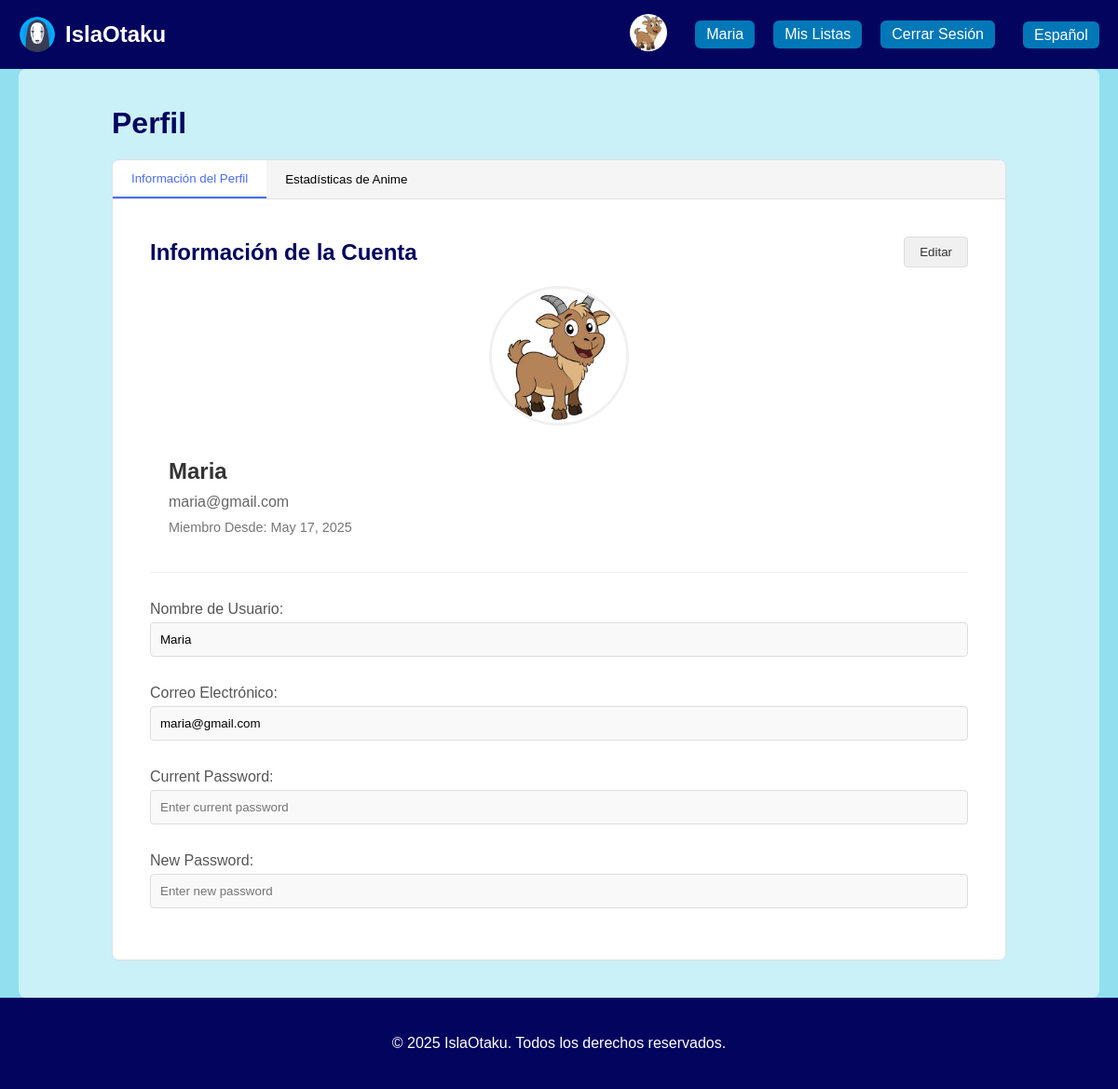
The app's page /index.php?content=profile (signed in) with its own data.
### tables this page shows
CREATE TABLE `users` (
  `user_id` int(11) NOT NULL,
  `profile_picture` varchar(255) DEFAULT NULL,
  `name` varchar(100) NOT NULL,
  `email` varchar(100) NOT NULL,
  `password` varchar(100) NOT NULL,
  `registration_date` timestamp NOT NULL DEFAULT current_timestamp(),
  `role` enum('user','admin') NOT NULL DEFAULT 'user'
);

### controllers/userController.php (called while the page is built, shortened)
<?php
require_once(__DIR__ . '/../config/Database.php');
require_once(__DIR__ . '/../models/UserModel.php');
class UserController
{
    private $userModel;
    public function __construct()
    {
        $db = new Database();
        $this->userModel = new UserModel($db->getConnection());
    }
    public function isLoggedIn()
    {
        return isset($_SESSION['user_id']);
    }
    public function getCurrentUser()
    {
        return $this->userModel->getUserById($_SESSION['user_id']);
    }
    public function isSessionExpired()
    {
        return false;
    }
}
?>

### config/database.php (called while the page is built, shortened)
<?php
class Database {
    private $host = "localhost";
    private $db_name = "isla_otaku";
    private $username = "root";
    private $password = "";
    public function getConnection() {
        try {
            $this->conn = new PDO(
                "mysql:host=" . $this->host . ";dbname=" . $this->db_name,
                $this->username,
                $this->password,
                array(PDO::ATTR_ERRMODE => PDO::ERRMODE_EXCEPTION)
            );
            $this->conn->exec("set names utf8mb4");
            return $this->conn;
        } catch(PDOException $exception) {
            error_log("Database connection error: " . $exception->getMessage());
            echo "";
            return null;
        }
    }
}
?>

### models/userModel.php (called while the page is built, shortened)
<?php
class UserModel
{
    private $conn;
    public function __construct($databaseConnection)
    {
        $this->conn = $databaseConnection;
    }
    public function getUserById($userId)
    {
        $stmt = $this->conn->prepare("SELECT user_id, name, email, profile_picture, registration_date FROM Users WHERE user_id = :user_id");
        $stmt->bindParam(':user_id', $userId, PDO::PARAM_INT);
        $stmt->execute();
        return $stmt->fetch(PDO::FETCH_ASSOC);
    }
}
?>

### index.php (the view, shortened to what this page needs)
<?php
$lang = isset($_COOKIE['lang']) ? $_COOKIE['lang'] : 'es';
require_once(__DIR__ . '/controllers/UserController.php');
$userController = new UserController();
$content = isset($_GET['content']) ? $_GET['content'] : 'home';
$isLoggedIn = $userController->isLoggedIn();
$currentUser = $isLoggedIn ? $userController->getCurrentUser() : null;
$userName = $isLoggedIn ? $currentUser['name'] : '';
?>
<!DOCTYPE html>
<html lang="<?php echo $lang; ?>">
<head>
    <link rel="stylesheet" href="./public/css/globals.css">
    <link rel="stylesheet" href="./public/css/header.css">
    <link rel="stylesheet" href="./public/css/content.css">
    <link rel="stylesheet" href="./public/css/footer.css">
    <link rel="stylesheet" href="./public/css/login.css">
    <link rel="stylesheet" href="./public/css/register.css">
    <link rel="stylesheet" href="./public/css/hero.css">
    <?php if ($content === 'profile'): ?>
        <link rel="stylesheet" href="./public/css/profile.css">
    <?php endif; ?>
</head>
<body>
    <header class="header">
        <div class="header-container">
            <div class="logo-title">
                <a href="index.php" class="logo-link">
                    <img src="./public/images/icon.png" alt="Logo" class="logo-img">
                    <h1 class="title">IslaOtaku</h1>
                </a>
            </div>
            <nav class="nav">
                <?php if ($isLoggedIn): ?>
                    <div class="user-menu">
                        <a href="index.php?content=profile" class="user-btn">
                            <?php
                            $profilePicturePath = 'default.jpg';
                            if (isset($currentUser['profile_picture']) && !empty($currentUser['profile_picture'])) {
                                $profilePicturePath = $currentUser['profile_picture'];
                            }
                            ?>
                            <img src="./uploads/profilePictures/<?php echo htmlspecialchars($profilePicturePath); ?>"
                                alt="User" class="user-icon">
                        </a>
                        <a href="index.php?content=profile" class="nav-link user-btn">
                            <span class="username"><?php echo htmlspecialchars($userName); ?></span>
                        </a>
                        <a href="index.php?content=lists" class="nav-link my-lists-btn">
                            <?php echo $translations['my_lists'] ?? 'My Lists'; ?>
                        </a>
                        <a href="index.php?action=logout" class="nav-link logout-btn">
                            <?php echo $translations['logout']; ?>
                        </a>
                    </div>
                <?php else: ?>
                    <a href="index.php?content=login" class="nav-link"><?php echo $translations['login']; ?></a>
                    <a href="index.php?content=register" class="nav-link"><?php echo $translations['register']; ?></a>
                <?php endif; ?>
                <form action="" method="post" class="lang-form">
                    <select class="language-select" name="lang" onchange="this.form.submit()">
                        <option value="es" <?php echo ($lang == 'es') ? 'selected' : ''; ?>>Español</option>
                    </select>
                </form>
            </nav>
        </div>
    </header>
    <div class="content">
        <?php
        switch ($content) {
            case 'profile':
                include(__DIR__ . '/views/profile.php');
                break;
        }
        ?>
    </div>
    <footer class="footer">
        <div class="footer-container">
            <p>&copy; <?php echo date("Y"); ?> <?php echo $translations['rights_reserved']; ?></p>
        </div>
    </footer>
</body>
</html>

### views/profile.php (shortened to what this page needs)
<div class="profile-container">
    <h1><?php echo $translations['profile']; ?></h1>
    <div class="profile-tabs">
        <div class="tab-buttons">
            <button class="tab-button active" data-tab="profile-info"><?php echo $translations['profile_info'] ?? 'Profile Information'; ?></button>
            <button class="tab-button" data-tab="anime-stats"><?php echo $translations['anime_stats']; ?></button>
        </div>
        <div class="tab-content">
            <div class="tab-pane active" id="profile-info">
                <div class="profile-edit-container">
                    <div class="profile-header">
                        <h2><?php echo $translations['account_info']; ?></h2>
                        <button type="button" id="edit-profile-btn" class="edit-button">
                            <?php echo $translations['edit'] ?? 'Edit'; ?>
                        </button>
                    </div>
                    <div class="profile-section">
                        <div class="profile-picture-wrapper">
                            <div class="profile-picture-container">
                                <?php
                                $profilePicturePath = 'default.jpg';
                                if (isset($currentUser['profile_picture']) && !empty($currentUser['profile_picture'])) {
                                    $profilePicturePath = $currentUser['profile_picture'];
                                }
                                ?>
                                <img id="profile-image-preview"
                                     src="./uploads/profilePictures/<?php echo htmlspecialchars($profilePicturePath); ?>"
                                     alt="Profile Picture" class="profile-picture">
                            </div>
                        </div>
                        <div class="profile-info">
                            <h3><?php echo htmlspecialchars($currentUser['name']); ?></h3>
                            <p class="profile-email"><?php echo htmlspecialchars($currentUser['email']); ?></p>
                            <p class="profile-date">
                                <span class="label"><?php echo $translations['member_since']; ?>:</span>
                                <span class="value"><?php echo isset($currentUser['registration_date']) ? date('F j, Y', strtotime($currentUser['registration_date'])) : 'N/A'; ?></span>
                            </p>
                        </div>
                    </div>
                    <form id="profile-form" method="POST" class="profile-form">
                        <div class="form-fields">
                            <div class="form-field">
                                <label for="name"><?php echo $translations['username']; ?>:</label>
                                <input type="text" id="name" name="name"
                                       value="<?php echo htmlspecialchars($currentUser['name']); ?>"
                                       readonly class="profile-input">
                            </div>
                            <div class="form-field">
                                <label for="email"><?php echo $translations['email']; ?>:</label>
                                <input type="email" id="email" name="email"
                                       value="<?php echo htmlspecialchars($currentUser['email']); ?>"
                                       readonly class="profile-input">
                            </div>
                            <div class="form-field">
                                <label for="current_password"><?php echo $translations['current_password'] ?? 'Current Password'; ?>:</label>
                                <input type="password" id="current_password" name="current_password"
                                       readonly class="profile-input" placeholder="<?php echo $translations['enter_current_password'] ?? 'Enter current password'; ?>">
                            </div>
                            <div class="form-field">
                                <label for="new_password"><?php echo $translations['new_password'] ?? 'New Password'; ?>:</label>
                                <input type="password" id="new_password" name="new_password"
                                       readonly class="profile-input" placeholder="<?php echo $translations['enter_new_password'] ?? 'Enter new password'; ?>">
                            </div>
                        </div>
                    </form>
                </div>
            </div>
        </div>
    </div>
</div>

### public/css/globals.css (style rules this page uses)
:root { --primary: #03045E; --secondary: #0077B6; --accent: #00B4D8; --background: #90E0EF; --surface: #CAF0F8; --content: #FFFFFF; --onPrimary: #FFFFFF; --onSecondary: #FFFFFF; --onAccent: #03045E; --onBackground: #03045E; --font-family: 'Poppins', sans-serif; }
* { margin: 0; padding: 0; box-sizing: border-box; }
html { height: 100%; }
body { min-height: 100vh; display: flex; flex-direction: column; font-family: var(--font-family); background-color: var(--background); color: var(--onBackground); margin: 0; }
a { color: inherit; text-decoration: none; }

### public/css/header.css (style rules this page uses)
.header-container { display: flex; flex-wrap: wrap; background-color: var(--primary); color: var(--content); justify-content: space-between; align-items: center; padding: 15px 20px; margin: 0 auto; }
.logo-title { display: flex; align-items: center; }
.logo-link { display: flex; align-items: center; text-decoration: none; color: inherit; }
.logo-img { height: 40px; width: auto; margin-right: 10px; }
.title { font-size: 1.5rem; font-weight: bold; margin: 0; }
.nav { display: flex; align-items: center; }
.nav-link { color: var(--content); text-decoration: none; margin-left: 20px; font-weight: 500; transition: background-color 0.2s ease; padding: 6px 12px; border-radius: 6px; background-color: var(--secondary); }
.lang-form { margin-left: 20px; }
.language-select { -webkit-appearance: none; -moz-appearance: none; appearance: none; padding: 6px 12px; font-family: Poppins, sans-serif; border-radius: 6px; border: none; font-size: 16px; background-color: var(--secondary); color: var(--content); cursor: pointer; transition: background-color 0.2s ease; }
.user-menu { display: flex; align-items: center; margin-right: 10px; }
.user-icon { width: 40px; height: 40px; border-radius: 50%; object-fit: cover; margin-right: 10px; overflow: hidden; }
.logout-btn { background-color: var(--secondary); color: var(--content); padding: 6px 12px; border: none; border-radius: 6px; cursor: pointer; text-decoration: none; transition: background-color 0.2s ease; }

### public/css/content.css (style rules this page uses)
.content { flex: 1; margin: 0 20px; padding: 20px; background-color: var(--surface); color: var(--onSurface); border-radius: 8px; }

### public/css/footer.css (style rules this page uses)
.footer { background-color: var(--primary); color: var(--onPrimary); padding: 40px 16px; font-family: inherit; text-align: center; margin-top: auto; }
.footer-container { max-width: 1200px; margin: 0 auto; display: flex; flex-direction: column; align-items: center; justify-content: center; gap: 16px; }
.footer p { font-size: 1rem; color: var(--onPrimary); margin: 0; }

### records on screen
users: profile_picture (placeholder picture), name "Maria", email "maria@gmail.com", registration_date "May 17, 2025"

### other values on screen
$translations['my_lists'] "Mis Listas"
$translations['logout'] "Cerrar Sesión"
$translations['profile'] "Perfil"
$translations['profile_info'] "Información del Perfil"
$translations['anime_stats'] "Estadísticas de Anime"
$translations['account_info'] "Información de la Cuenta"
$translations['edit'] "Editar"
$translations['member_since'] "Miembro Desde"
$translations['username'] "Nombre de Usuario"
$translations['email'] "Correo Electrónico"
$translations['current_password'] "Current Password"
$translations['new_password'] "New Password"
$translations['rights_reserved'] "IslaOtaku. Todos los derechos reservados."
